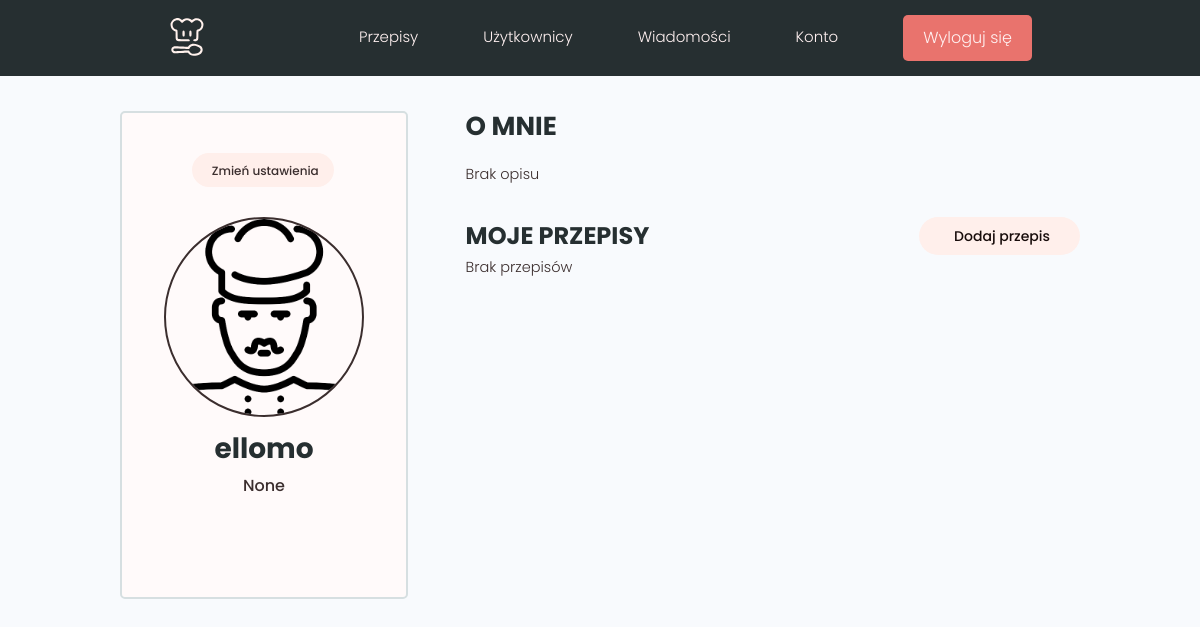
Page /uzytkownicy/konto/ (signed in) on the committed database.
### uzytkownicy/models.py (models this page shows, shortened)
class Profil(models.Model):
    user = models.OneToOneField(User, on_delete=models.CASCADE, null=True, blank=True)
    name = models.CharField(max_length=100, blank=True, null=True)
    email = models.EmailField(max_length=200, blank=True, null=True)
    username = models.CharField(max_length=200, blank=True, null=True)
    self_pitch = models.CharField(max_length=200, blank=True, null=True)
    bio = models.TextField(blank=True, null=True)
    profile_image = models.ImageField(null=True, blank=True, upload_to='profile/', default='profile/user-default.png')
    social_facebook = models.CharField(max_length=100, blank=True, null=True)
    social_instagram = models.CharField(max_length=100, blank=True, null=True)
    social_youtube = models.CharField(max_length=100, blank=True, null=True)
    created = models.DateTimeField(auto_now_add=True)
    id = models.UUIDField(default=uuid.uuid4, unique=True, primary_key=True, editable=False)
    class Meta:
        ordering = ['created']
    @property
    def doesImageWork(self):
        try:
            return self.profile_image
        except:
            return False

### uzytkownicy/views.py (the view)
# urls.py: path('konto/', views.kontoUzytkownika, name='konto-uzytkownika'),
@login_required(login_url='login')
def kontoUzytkownika(request):
    profil = request.user.profil
    przepisy = profil.przepis_set.all()
    context = {
        'profil':profil,
        'przepisy':przepisy,
        }
    return render(request, 'uzytkownicy/account.html', context)

### uzytkownicy/templates/uzytkownicy/account.html (shortened to what this page needs)
{% extends 'main.html' %}
{% block content %}
{% load static %}
<main class="settingsPage profile my-md">
  <div class="container">
    <div class="layout">
      <div class="column column--1of3">
        <div class="card text-center">
          <div class="card__body dev">
            <a class="tag tag--pill tag--main settings__btn" href="{% url 'zmien-ustawienia' %}">Zmień ustawienia</a>
            {% if profil.doesImageWork %}
            <img class="avatar avatar--xl dev__avatar" src="/static{{profil.profile_image.url}}" />
            {% else %}
            <img class="avatar avatar--xl dev__avatar" src="{% static 'images/profile/user-default.png' %}" />
            {% endif %}
            <h2 class="dev__name">{{profil.name}}</h2>
            {% if profil.self_pitch is not None %}
            <p class="dev__title">{{profil.self_pitch}}</p>
            {% else %}
            <p class="dev__title">{{profil.self_pitch}}</p>
            {% endif %}
          </div>
        </div>
      </div>
      <div class="column column--2of3">
        <div class="devInfo">
          <h3 class="devInfo__title">O MNIE</h3>
          {% if profil.bio is not None %}
          <p class="devInfo__about">{{profil.bio}}</p>
          {% else %}
          <p class="devInfo__about">Brak opisu</p>
          {% endif %}
        </div>
        <div class="settings">
          <h3 class="settings__title">MOJE PRZEPISY</h3>
          <a class="tag tag--pill tag--sub settings__btn tag--lg" href="{% url 'tworzenie-przepisu' %}">Dodaj przepis</a>
        </div>
        <table class="settings__table">
          {% if profil.przepis_set.all > 0 %}
            {% for przepis in przepisy %}
            <tr>
              <td class="settings__thumbnail">
                {% if przepis.doesImageWork %}
                <a href="{% url 'przepis' przepis.id %}"><img src="/static/{{przepis.featured_image.url }}" alt="Project Thumbnail" /></a>
                {% else %}
                <a href="{% url 'przepis' przepis.id %}"><img src="{% static 'images/default.jpg' %}" alt="Project Thumbnail" /></a>
                {% endif %}
              </td>
              <td class="settings__tableInfo">
                <a href="{% url 'przepis' przepis.id %}">{{przepis.title}}</a>
                <p>{{przepis.description|slice:"160"}}</p>
              </td>
              <td class="settings__tableActions">
                <a class="tag tag--pill tag--main settings__btn" href="{% url 'aktualizacja-przepisu' przepis.id %}"><i class="im im-edit"></i>Zmień ustawienia</a>
                <a class="tag tag--pill tag--main settings__btn" href="{% url 'usuwanie-obiektu' przepis.id %}?next=/konto/"><i class="im im-x-mark-circle-o"></i>
                  Usuń</a>
              </td>
            </tr>
            {% endfor %}
          {% else %}
          <p class="devInfo__about">Brak przepisów</p>
          {% endif %}
        </table>
      </div>
    </div>
  </div>
</main>
{% endblock %}

### static/styles/app.css (style rules this page uses)
:root { --color-light: #fff1f1; --color-main: #3b2e2e; --color-main-light: #ffefeb; --color-sub: #262f31; --color-sub-light: #180c0b; --color-sub-light2: #e9736d; --color-sub-lighter: #ffefeb; --color-text: #3b2e2e; --color-white: #fffafa; }
.card { border: 5px solid var(--color-light); border: 2px solid #d6dfe1;; }
img { width: 100%; }
.profile .card > .dev { padding: 4rem; }
.dev__avatar { display: block; margin: auto; }
.dev__name { color: var(--color-sub); font-size: 2.8rem; font-weight: 700; margin-top: 1rem; margin-bottom: 0.5rem; }
.dev__title { font-size: 1.6rem; font-weight: 500; line-height: 1.3; }
.devInfo { margin-bottom: 3rem; }
.devInfo__title, .devInfo__subtitle { font-size: 2.6rem; color: var(--color-sub); text-transform: uppercase; font-weight: 700; margin-bottom: 1.5rem; }
.devInfo__about, .devSkill__info { font-size: 1.45rem; line-height: 1.7; text-align: justify; }
.settingsPage .dev > .settings__btn { display: inline-block; margin-bottom: 3rem; }
.settings { display: flex; justify-content: space-between; align-items: center; }
.settings__title { font-size: 2.4rem; text-transform: uppercase; font-weight: 700; color: var(--color-sub); }
.settings__table { margin-top: 3rem; margin-bottom: 5rem; padding: 0 3rem; background: var(--color-white); }

### static/uikit/styles/modules/_variables.css (style rules this page uses)
:root { --color-main: #5aa5b9; --color-main-light: #e6faff; --color-sub: #3f4156; --color-sub-light: #51546e; --color-sub-lighter: #ededfd; --color-text: #737373; --color-gray: #8b8b8b; --color-light: #e5e7eb; --color-light-gray: #767676; --color-bg: #f8fafd; --color-white: #fffefd; --color-white-light: #f3f3f3; --color-success: #359e64; --color-success-bg: #def8e8; --color-error: #fc4b0b; --color-error-bg: #fff2ee; --font-base: 'Poppins', arial, helvetica, 'Segoe UI', roboto, ubuntu, sans-serif; --font-monospace: 'Fira Code', 'Courier New', courier, monospace; --font-regular: 300; --font-medium: 500; --font-bold: 700; --generic-shadow: 1px 1px 5px #00000010; --generic-transition: all 0.3s ease-in-out; }

### static/uikit/styles/modules/_base.css (style rules this page uses)
* { margin: 0; padding: 0; box-sizing: border-box; text-rendering: optimizeLegibility; color: inherit; font-size: inherit; }
html { font-size: 50%; }
@media only screen and (min-width: 480px) { html { font-size: 56.25%; } }
@media only screen and (min-width: 1200px) { html { font-size: 62.5%; } }
body { line-height: 1.6; font-weight: 400; font-size: 1.5rem; color: var(--color-text); background-color: var(--color-bg); min-height: 100vh; }

### static/uikit/styles/modules/_typography.css (style rules this page uses)
* { font-family: var(--font-base); }
h2 { font-size: 3.6rem; font-weight: var(--font-bold); }
h3 { font-size: 3.2rem; font-weight: var(--font-medium); }
p, span, strong { font-size: 1.6rem; color: var(--color-text); font-weight: var(--font-regular); }
a { padding-bottom: 2px; text-decoration: none; display: inline-block; color: var(--color-main); font-weight: var(--font-medium); }

### static/uikit/styles/modules/_utilities.css (style rules this page uses)
.container { width: 92%; max-width: 165rem; margin: 0 auto; box-sizing: border-box; }
@media screen and (min-width: 1000px) { .container { width: 90%; } }
@media screen and (min-width: 1200px) { .container { width: 80%; } }
.text-center { text-align: center; }
.my-md { margin: 3rem auto; }

### static/uikit/styles/modules/_avatar.css (style rules this page uses)
.avatar { border-radius: 50%; border: 2px solid var(--color-main); object-fit: cover; }
.avatar--xl { height: 20rem; width: 20rem; }

### static/uikit/styles/modules/_card.css (style rules this page uses)
.card { border-radius: .5rem; background-color: var(--color-white); border: 1.5px solid var(--color-light); width: auto; height: auto; margin-top: 0.5rem; margin-bottom: 0.5rem; overflow: hidden; }
.card__body, .card__header { padding: 2rem 2.5rem; }

### static/uikit/styles/modules/_tag.css (style rules this page uses)
.tag { display: inline-flex; align-items: center; background-color: var(--color-sub); height: -webkit-fit-content; height: -moz-fit-content; height: fit-content; width: -webkit-fit-content; width: -moz-fit-content; width: fit-content; border-radius: 0.5rem; padding: 0.5rem 1.5rem; font-size: 1.2rem; cursor: pointer; }
.tag:not(:last-child) { margin-right: 0.25rem; margin-bottom: 0.75rem; }
.tag--pill { border-radius: 5rem; }
.tag--main, .tag--main > small { background: var(--color-main-light); color: var(--color-main); font-weight: 500; }
.tag--sub, .tag--sub > small { background: var(--color-sub-lighter); color: var(--color-sub-light); font-weight: 500; }
.tag--lg { padding: 0.8rem 3rem; font-size: 1.4rem; }

### static/uikit/styles/modules/_layout.css (style rules this page uses)
.layout { display: flex; flex-flow: row wrap; justify-content: space-between; }
.layout > .column { margin-bottom: 3rem; }
.layout > .column.column--1of3 { flex-basis: 30%; }
.layout > .column.column--2of3 { flex-basis: 64%; }

### rows in the picture
Profil: profile_image (placeholder picture), name "ellomo", self_pitch "None"
